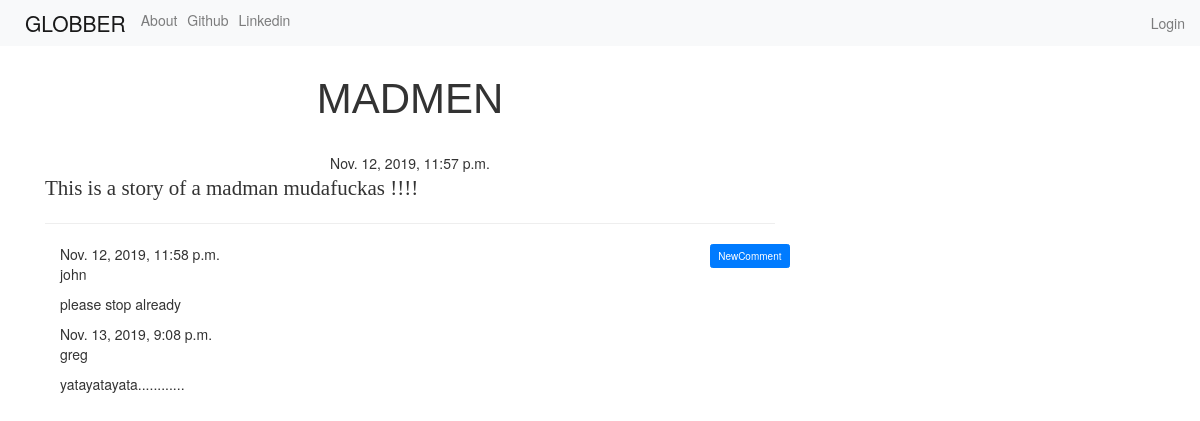
The app's page /post/4 with its own data.
### blog/models.py (models this page shows, shortened)
class Post(models.Model):
    author = models.ForeignKey('auth.User',on_delete=models.CASCADE)
    title = models.CharField(max_length=256)
    text = models.TextField()
    created_date = models.DateTimeField(default=timezone.now)
    published_date = models.DateTimeField(blank=True,null=True)

class Comment(models.Model):
    post = models.ForeignKey('blog.Post',related_name='comments',on_delete=models.CASCADE)
    author = models.CharField(max_length=200)
    text = models.TextField()
    created_date = models.DateTimeField(default=timezone.now)
    approved_comment = models.BooleanField(default=False)

### blog/views.py (the view)
# urls.py: url(r'^post/(?P<pk>\d+)$',views.PostDetailView.as_view(),name='post_detail'),
class PostDetailView(DetailView):
    model = Post

### blog/templates/blog/post_detail.html (shortened to what this page needs)
{% extends 'base.html' %}
{% block content %}
<h1 class="posttitle loader">{{post.title}}</h1>
{% if post.published_date %}
<div class="date postdate">
    {{post.published_date}}
</div>
{% else %}
<a href="{%url 'post_publish' pk=post.pk %}" class="btn btn-default">Publish</a>
{% endif %}
<p class="postcontent">{{ post.text|safe|linebreaksbr}}</p>
<hr>
<a href="{% url 'add_comment_to_post' pk=post.pk%}" class="btn btn-primary btn-comment">NewComment</a>
<div class="container">
    {% for comment in post.comments.all %}
    {% if user.is_authenticated or comment.approved_comment %}
    {{comment.created_date}}
    <p>{{comment.author}}</p>
    <p>{{comment.text|safe|linebreaks}}</p>
    {% endif %}
    {% empty %}
    <p>No Comment!</p>
    {% endfor %}
</div>
{% endblock %}

### blog/static/css/blog.css (style rules this page uses)
.postdate { text-align: center; }
.posttitle { font-family: 'Russo One', sans-serif; font-size: 3em; text-align: center; }
.postcontent { font-family: 'Montserrat'; font-size: 1.5em; }
.btn-comment { position: absolute; right: 0px; }
.loader { filter:hue-rotate(0deg); color: linear-gradient(45deg,#0f8,#08f); animation:hue 5000ms infinite linear; }

### records on screen
Post: title "MADMEN", published_date "Nov. 12, 2019, 11:57 p.m.", text "This is a story of a madman mudafuckas !!!!"
Comment: created_date "Nov. 12, 2019, 11:58 p.m.", author "john", text "please stop already"
Comment: created_date "Nov. 13, 2019, 9:08 p.m.", author "greg", text "yatayatayata............"
